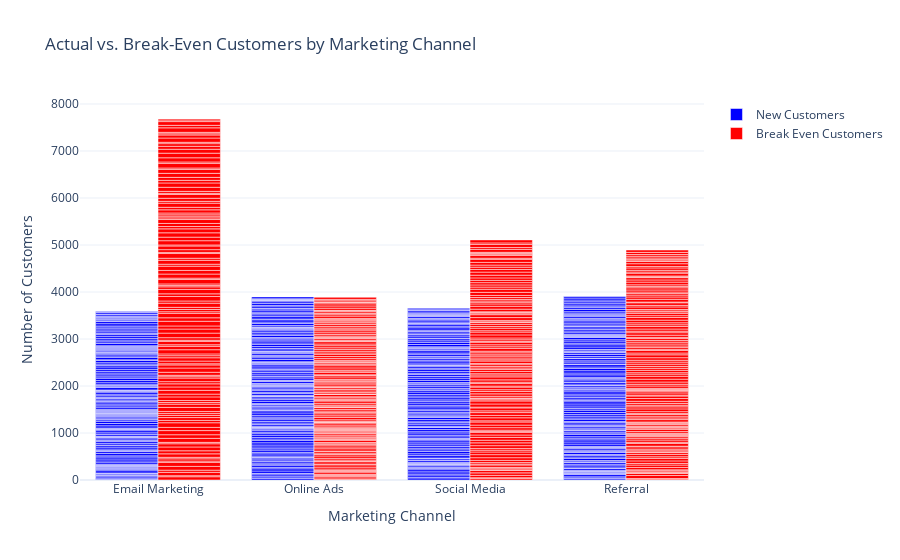

The notebook cell saved with this chart:
### Markdown cell above
#### Methods used in the article:

### Code cell
fig = go.Figure()

# Actual Customers Acquired
fig.add_trace(go.Bar(x = data['Marketing_Channel'], 
                     y = data['New_Customers'], 
                     name = 'New Customers',
                     marker_color = 'blue'))
# Break-Even Customers
fig.add_trace(go.Bar(x = data['Marketing_Channel'],
                     y = data['Break_Even_Customers'],
                     name = 'Break Even Customers',
                     marker_color = 'red'))
# update the layout
fig.update_layout(barmode = 'group',
                  title = 'Actual vs. Break-Even Customers by Marketing Channel',
                  xaxis_title = 'Marketing Channel',
                  yaxis_title = 'Number of Customers')

fig.show()

### Figure 1 — Plotly figure (JSON) as saved in the notebook; plotly's stock layout.template omitted (floating-point values rounded to 4 significant figures; data arrays with more than 128 entries replaced by an {"elided": "..."} marker saying what was removed)
{"data": [{"marker": {"color": "blue"}, "name": "New Customers", "type": "bar", "x": {"elided": "500 str values"}, "y": {"elided": "500 int values"}}, {"marker": {"color": "red"}, "name": "Break Even Customers", "type": "bar", "x": {"elided": "500 str values"}, "y": {"elided": "500 float values"}}], "layout": {"barmode": "group", "title": {"text": "Actual vs. Break-Even Customers by Marketing Channel"}, "xaxis": {"title": {"text": "Marketing Channel"}}, "yaxis": {"title": {"text": "Number of Customers"}}}}
